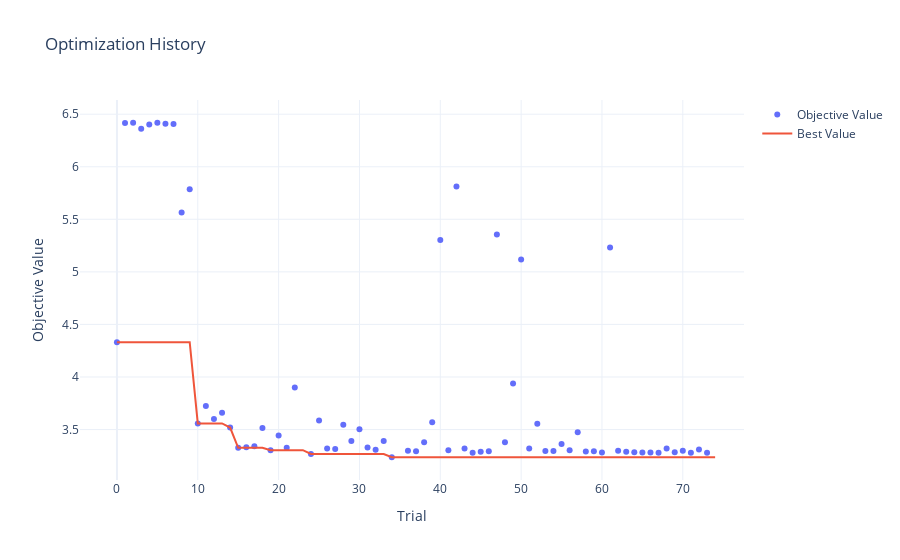

The cell this chart's notebook holds for it:
### Code cell
if notebook_config['hyperopt'] & ('cat' in notebook_config['model']):
    print('catboost的优化历史')
    study_cbt = optuna.create_study(study_name='study_cbt_6', direction='minimize', storage=storage_url, load_if_exists=True)
    plot_optimization_history(study_cbt)
    history_value(study_cbt)
